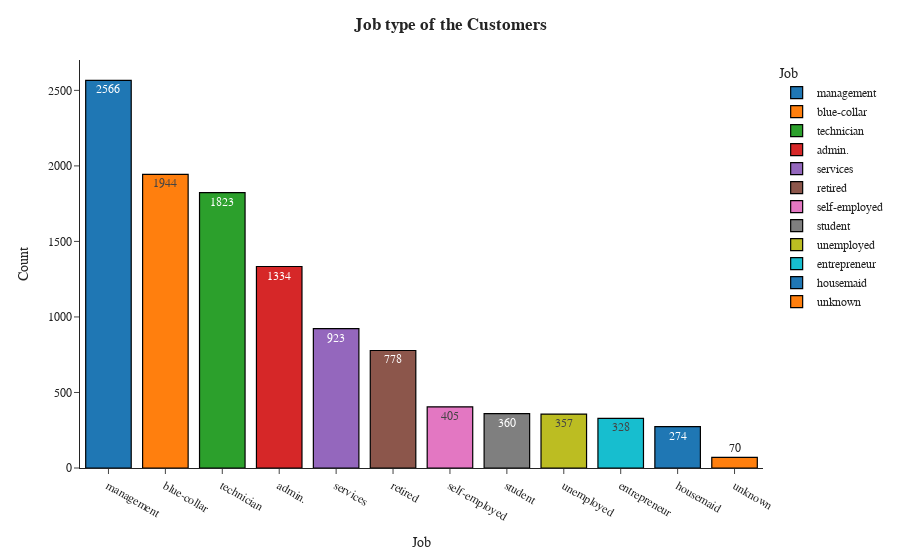

The notebook cell saved with this chart:
### Code cell
fig=px.bar(df.job.value_counts().reset_index().rename(columns={'index':'Job','job':'Count'}),x='Job',y='Count',color='Job',text='Count',template='simple_white')
fig.update_traces(marker=dict(line=dict(color='#000000', width=1.2)))
fig.update_layout(title_x=0.5,title_text='<b>Job type of the Customers',font_family="Times New Roman",title_font_family="Times New Roman")

### Figure 1 — Plotly figure (JSON) as saved in the notebook; plotly's stock layout.template omitted (floating-point values rounded to 4 significant figures)
{"data": [{"alignmentgroup": "True", "hovertemplate": "Job=%{x}<br>Count=%{text}<extra></extra>", "legendgroup": "management", "marker": {"color": "#1F77B4", "line": {"color": "#000000", "width": 1.2}, "pattern": {"shape": ""}}, "name": "management", "offsetgroup": "management", "orientation": "v", "showlegend": true, "text": [2566.0], "textposition": "auto", "type": "bar", "x": ["management"], "xaxis": "x", "y": [2566], "yaxis": "y"}, {"alignmentgroup": "True", "hovertemplate": "Job=%{x}<br>Count=%{text}<extra></extra>", "legendgroup": "blue-collar", "marker": {"color": "#FF7F0E", "line": {"color": "#000000", "width": 1.2}, "pattern": {"shape": ""}}, "name": "blue-collar", "offsetgroup": "blue-collar", "orientation": "v", "showlegend": true, "text": [1944.0], "textposition": "auto", "type": "bar", "x": ["blue-collar"], "xaxis": "x", "y": [1944], "yaxis": "y"}, {"alignmentgroup": "True", "hovertemplate": "Job=%{x}<br>Count=%{text}<extra></extra>", "legendgroup": "technician", "marker": {"color": "#2CA02C", "line": {"color": "#000000", "width": 1.2}, "pattern": {"shape": ""}}, "name": "technician", "offsetgroup": "technician", "orientation": "v", "showlegend": true, "text": [1823.0], "textposition": "auto", "type": "bar", "x": ["technician"], "xaxis": "x", "y": [1823], "yaxis": "y"}, {"alignmentgroup": "True", "hovertemplate": "Job=%{x}<br>Count=%{text}<extra></extra>", "legendgroup": "admin.", "marker": {"color": "#D62728", "line": {"color": "#000000", "width": 1.2}, "pattern": {"shape": ""}}, "name": "admin.", "offsetgroup": "admin.", "orientation": "v", "showlegend": true, "text": [1334.0], "textposition": "auto", "type": "bar", "x": ["admin."], "xaxis": "x", "y": [1334], "yaxis": "y"}, {"alignmentgroup": "True", "hovertemplate": "Job=%{x}<br>Count=%{text}<extra></extra>", "legendgroup": "services", "marker": {"color": "#9467BD", "line": {"color": "#000000", "width": 1.2}, "pattern": {"shape": ""}}, "name": "services", "offsetgroup": "services", "orientation": "v", "showlegend": true, "text": [923.0], "textposition": "auto", "type": "bar", "x": ["services"], "xaxis": "x", "y": [923], "yaxis": "y"}, {"alignmentgroup": "True", "hovertemplate": "Job=%{x}<br>Count=%{text}<extra></extra>", "legendgroup": "retired", "marker": {"color": "#8C564B", "line": {"color": "#000000", "width": 1.2}, "pattern": {"shape": ""}}, "name": "retired", "offsetgroup": "retired", "orientation": "v", "showlegend": true, "text": [778.0], "textposition": "auto", "type": "bar", "x": ["retired"], "xaxis": "x", "y": [778], "yaxis": "y"}, {"alignmentgroup": "True", "hovertemplate": "Job=%{x}<br>Count=%{text}<extra></extra>", "legendgroup": "self-employed", "marker": {"color": "#E377C2", "line": {"color": "#000000", "width": 1.2}, "pattern": {"shape": ""}}, "name": "self-employed", "offsetgroup": "self-employed", "orientation": "v", "showlegend": true, "text": [405.0], "textposition": "auto", "type": "bar", "x": ["self-employed"], "xaxis": "x", "y": [405], "yaxis": "y"}, {"alignmentgroup": "True", "hovertemplate": "Job=%{x}<br>Count=%{text}<extra></extra>", "legendgroup": "student", "marker": {"color": "#7F7F7F", "line": {"color": "#000000", "width": 1.2}, "pattern": {"shape": ""}}, "name": "student", "offsetgroup": "student", "orientation": "v", "showlegend": true, "text": [360.0], "textposition": "auto", "type": "bar", "x": ["student"], "xaxis": "x", "y": [360], "yaxis": "y"}, {"alignmentgroup": "True", "hovertemplate": "Job=%{x}<br>Count=%{text}<extra></extra>", "legendgroup": "unemployed", "marker": {"color": "#BCBD22", "line": {"color": "#000000", "width": 1.2}, "pattern": {"shape": ""}}, "name": "unemployed", "offsetgroup": "unemployed", "orientation": "v", "showlegend": true, "text": [357.0], "textposition": "auto", "type": "bar", "x": ["unemployed"], "xaxis": "x", "y": [357], "yaxis": "y"}, {"alignmentgroup": "True", "hovertemplate": "Job=%{x}<br>Count=%{text}<extra></extra>", "legendgroup": "entrepreneur", "marker": {"color": "#17BECF", "line": {"color": "#000000", "width": 1.2}, "pattern": {"shape": ""}}, "name": "entrepreneur", "offsetgroup": "entrepreneur", "orientation": "v", "showlegend": true, "text": [328.0], "textposition": "auto", "type": "bar", "x": ["entrepreneur"], "xaxis": "x", "y": [328], "yaxis": "y"}, {"alignmentgroup": "True", "hovertemplate": "Job=%{x}<br>Count=%{text}<extra></extra>", "legendgroup": "housemaid", "marker": {"color": "#1F77B4", "line": {"color": "#000000", "width": 1.2}, "pattern": {"shape": ""}}, "name": "housemaid", "offsetgroup": "housemaid", "orientation": "v", "showlegend": true, "text": [274.0], "textposition": "auto", "type": "bar", "x": ["housemaid"], "xaxis": "x", "y": [274], "yaxis": "y"}, {"alignmentgroup": "True", "hovertemplate": "Job=%{x}<br>Count=%{text}<extra></extra>", "legendgroup": "unknown", "marker": {"color": "#FF7F0E", "line": {"color": "#000000", "width": 1.2}, "pattern": {"shape": ""}}, "name": "unknown", "offsetgroup": "unknown", "orientation": "v", "showlegend": true, "text": [70.0], "textposition": "auto", "type": "bar", "x": ["unknown"], "xaxis": "x", "y": [70], "yaxis": "y"}], "layout": {"barmode": "relative", "font": {"family": "Times New Roman"}, "legend": {"title": {"text": "Job"}, "tracegroupgap": 0}, "margin": {"t": 60}, "title": {"font": {"family": "Times New Roman"}, "text": "<b>Job type of the Customers", "x": 0.5}, "xaxis": {"anchor": "y", "categoryarray": ["management", "blue-collar", "technician", "admin.", "services", "retired", "self-employed", "student", "unemployed", "entrepreneur", "housemaid", "unknown"], "categoryorder": "array", "domain": [0.0, 1.0], "title": {"text": "Job"}}, "yaxis": {"anchor": "x", "domain": [0.0, 1.0], "title": {"text": "Count"}}}}
